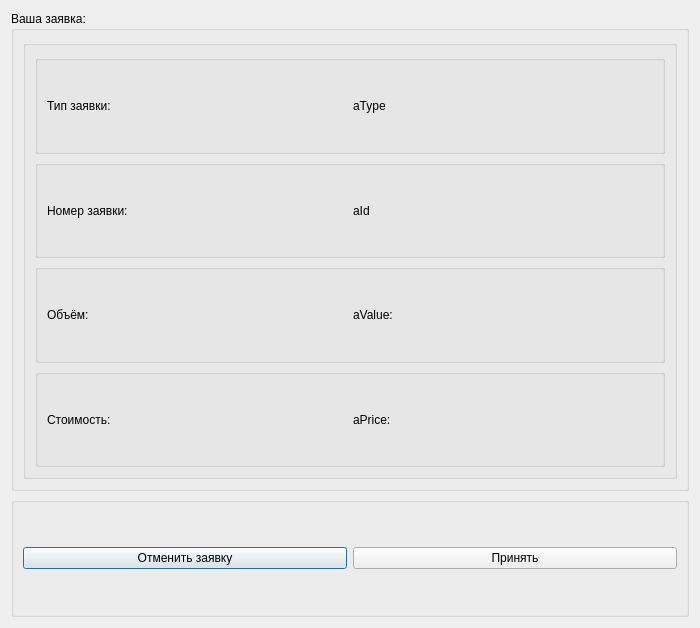
<?xml version="1.0" encoding="UTF-8"?>
<ui version="4.0">
 <class>MyQuotes</class>
 <widget class="QDialog" name="MyQuotes">
  <property name="geometry">
   <rect>
    <x>0</x>
    <y>0</y>
    <width>700</width>
    <height>628</height>
   </rect>
  </property>
  <property name="minimumSize">
   <size>
    <width>700</width>
    <height>628</height>
   </size>
  </property>
  <property name="maximumSize">
   <size>
    <width>700</width>
    <height>628</height>
   </size>
  </property>
  <property name="windowTitle">
   <string>Dialog</string>
  </property>
  <layout class="QVBoxLayout" name="verticalLayout_2">
   <item>
    <widget class="QGroupBox" name="groupBox">
     <property name="minimumSize">
      <size>
       <width>0</width>
       <height>480</height>
      </size>
     </property>
     <property name="title">
      <string>Ваша заявка:</string>
     </property>
     <layout class="QHBoxLayout" name="horizontalLayout_2">
      <item>
       <widget class="QGroupBox" name="groupBox_2">
        <property name="title">
         <string/>
        </property>
        <layout class="QVBoxLayout" name="verticalLayout">
         <item>
          <widget class="QGroupBox" name="groupBox_3">
           <property name="minimumSize">
            <size>
             <width>0</width>
             <height>80</height>
            </size>
           </property>
           <property name="title">
            <string/>
           </property>
           <layout class="QHBoxLayout" name="horizontalLayout_3">
            <item>
             <widget class="QLabel" name="label_3">
              <property name="text">
               <string>Тип заявки:</string>
              </property>
             </widget>
            </item>
            <item>
             <widget class="QLabel" name="labelQuoteType">
              <property name="text">
               <string>aType</string>
              </property>
             </widget>
            </item>
           </layout>
          </widget>
         </item>
         <item>
          <widget class="QGroupBox" name="groupBox_4">
           <property name="minimumSize">
            <size>
             <width>0</width>
             <height>80</height>
            </size>
           </property>
           <property name="title">
            <string/>
           </property>
           <layout class="QHBoxLayout" name="horizontalLayout_4">
            <item>
             <widget class="QLabel" name="label_4">
              <property name="text">
               <string>Номер заявки:</string>
              </property>
             </widget>
            </item>
            <item>
             <widget class="QLabel" name="labelQuoteId">
              <property name="text">
               <string>aId</string>
              </property>
             </widget>
            </item>
           </layout>
          </widget>
         </item>
         <item>
          <widget class="QGroupBox" name="groupBox_5">
           <property name="minimumSize">
            <size>
             <width>0</width>
             <height>80</height>
            </size>
           </property>
           <property name="title">
            <string/>
           </property>
           <layout class="QHBoxLayout" name="horizontalLayout_5">
            <item>
             <widget class="QLabel" name="label_5">
              <property name="text">
               <string>Объём:</string>
              </property>
             </widget>
            </item>
            <item>
             <widget class="QLabel" name="labelQuoteValue">
              <property name="text">
               <string>aValue:</string>
              </property>
             </widget>
            </item>
           </layout>
          </widget>
         </item>
         <item>
          <widget class="QGroupBox" name="groupBox_6">
           <property name="minimumSize">
            <size>
             <width>0</width>
             <height>80</height>
            </size>
           </property>
           <property name="title">
            <string/>
           </property>
           <layout class="QHBoxLayout" name="horizontalLayout_6">
            <item>
             <widget class="QLabel" name="label_6">
              <property name="text">
               <string>Стоимость:</string>
              </property>
             </widget>
            </item>
            <item>
             <widget class="QLabel" name="labelQuotePrice">
              <property name="text">
               <string>aPrice:</string>
              </property>
             </widget>
            </item>
           </layout>
          </widget>
         </item>
        </layout>
       </widget>
      </item>
     </layout>
    </widget>
   </item>
   <item>
    <widget class="QGroupBox" name="groupBox_7">
     <property name="minimumSize">
      <size>
       <width>0</width>
       <height>100</height>
      </size>
     </property>
     <property name="title">
      <string/>
     </property>
     <layout class="QHBoxLayout" name="horizontalLayout">
      <item>
       <widget class="QPushButton" name="RejectButton">
        <property name="text">
         <string>Отменить заявку</string>
        </property>
       </widget>
      </item>
      <item>
       <widget class="QPushButton" name="AcceptButton">
        <property name="text">
         <string>Принять</string>
        </property>
       </widget>
      </item>
     </layout>
    </widget>
   </item>
  </layout>
 </widget>
 <resources/>
 <connections/>
</ui>
